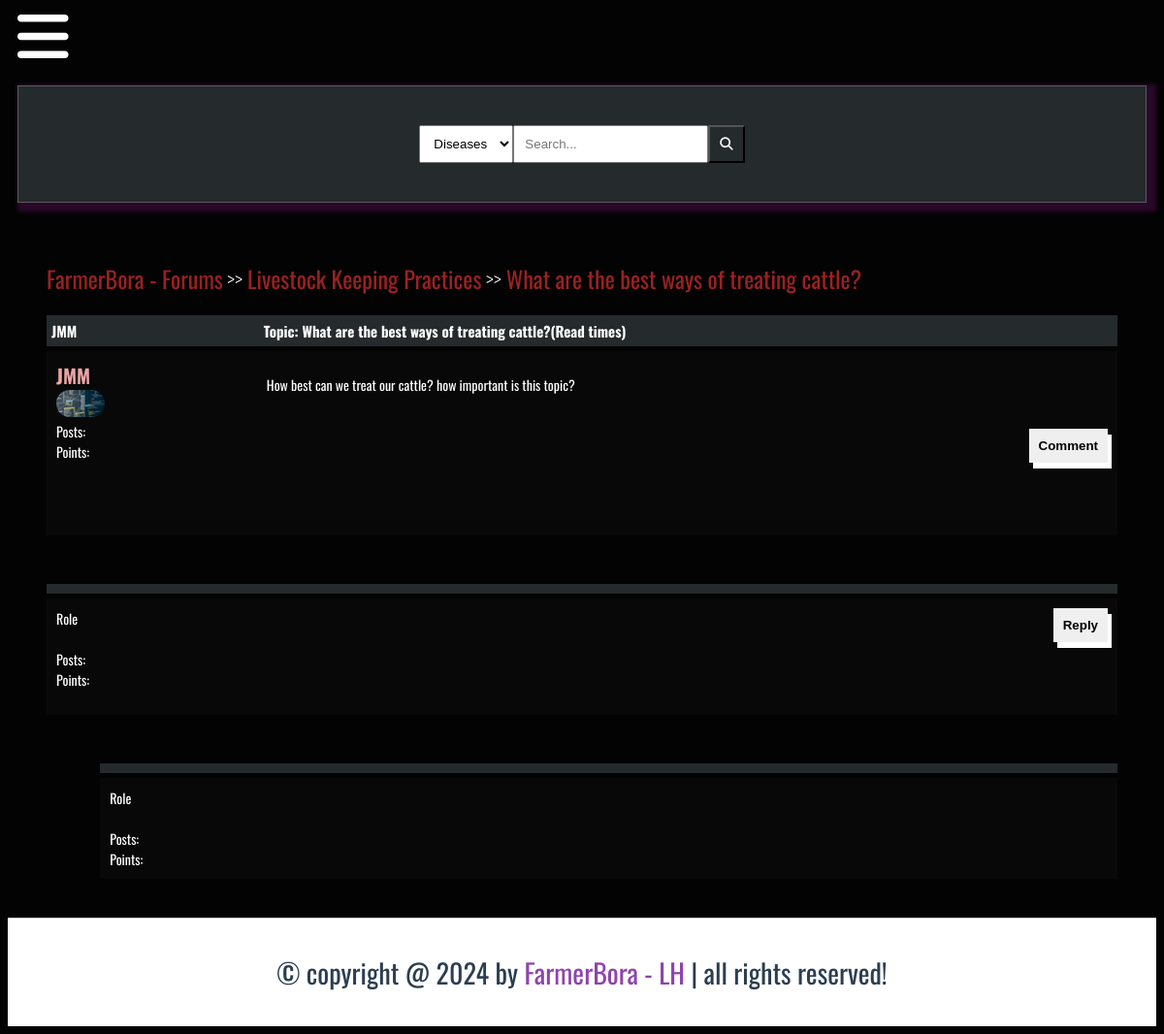
The app's page /details/what-are-the-best-ways-of-treating-cattle/ with its own data.
### FarmerBora_App/models.py (models this page shows, shortened)
class Post(models.Model):
    title = models.CharField(max_length=100)
    slug = models.SlugField(max_length=400, unique=True, blank=True)
    user = models.ForeignKey(Author, on_delete=models.CASCADE)
    content = HTMLField()
    categories = models.ManyToManyField(Category)
    date = models.DateTimeField(auto_now_add=True)
    approved = models.BooleanField(default=False)
    hit_count_generic = GenericRelation(
        HitCount,
        object_id_field="object_pk",
        related_query_name="hit_count_generic_relation",
    )
    tags = TaggableManager()
    comments = models.ManyToManyField(Comment, blank=True)
    def get_url(self):
        return reverse("details", kwargs={"slug": self.slug})

class Category(models.Model):
    title = models.CharField(max_length=100)
    slug = models.SlugField(max_length=400, unique=True, blank=True)
    description = models.TextField(default="description")
    class Meta:
        verbose_name_plural = "Categories"
    def get_url(self):
        return reverse("posts", kwargs={"slug": self.slug})

class Author(models.Model):
    user = models.ForeignKey(User, on_delete=models.CASCADE)
    fullname = models.CharField(max_length=100)
    slug = models.SlugField(max_length=400, unique=True, blank=True)
    bio = HTMLField()
    points = models.IntegerField(default=0)
    profile_pic = ResizedImageField(
        size=[50, 80],
        upload_to="authors",
        quality=100,
        default=None,
        null=True,
        blank=True,
    )

### FarmerBora_App/views.py (the view)
# urls.py: path("details/<slug>/", views.details, name="details"),
def details(request, slug):
    post = get_object_or_404(Post, slug=slug)
    context = {
        "post": post,
    }
    update_views(request, post)
    return render(request, "details.html", context)

### FarmerBora_App/utils.py (called while the page is built)
def update_views(request, object):
    context = {}
    hit_count = get_hitcount_model().objects.get_for_object(object)
    hits = hit_count.hits
    hitcontext = context["hitcount"] = {"pk": hit_count.pk}
    hit_count_response = HitCountMixin.hit_count(request, hit_count)
    if hit_count_response.hit_counted:
        hits = hits + 1
        hitcontext["hitcounted"] = hit_count_response.hit_counted
        hitcontext["hit_message"] = hit_count_response.hit_message
        hitcontext["total_hits"] = hits

### FarmerBora_App/templates/details.html (shortened to what this page needs)
{% extends 'baseforum.html' %}
{% load hitcount_tags %}
{% block content %}
{% load static %}
<div class="container">
    <div class="navigate">
        <span><a href="{% url 'forum' %}" class="subforum-link notranslate">FarmerBora - Forums</a> >> <a
                href="{{post.categories.all.0.get_url}}" class="subforum-link">{{post.categories.all.0.title}}</a> >> <a
                href="{{post.get_url}}" class="subforum-link">{{post.title}}</a></span>
    </div>
    <div class="topic-container">
        <div class="head">
            <div class="authors notranslate">{{post.user.fullname}}</div>
            <div class="content">Topic: {{post.title}}(Read {% get_hit_count for post %} times)</div>
        </div>
        <div class="body">
            <div class="authors">
                <div class="username notranslate"><a href="#" class="subforum-link">{{post.user.fullname}}</a></div>
                <img style="border-radius: 120px;" src="{{post.user.profile_pic.url}}" alt="">
                <div>Posts: <u>{{user.num_posts}}</u></div>
                <div>Points: <u>{{user.points}}</u></div>
            </div>
            <div class="content">
                {{post.content|safe}}
                <br>
                <div class="comment">
                    <button onclick="showComment()" class="button">Comment</button>
                </div>
            </div>
        </div>
    </div>
    <div class="comments-container">
        <div class="head">
        </div>
        <div class="body">
            <div class="authors">
                <div>Role</div>
                <div>Posts: <u>{{ comment.user.num_posts }}</u></div>
                <div>Points: <u>{{ comment.user.points }}</u></div>
            </div>
            <div class="content">
                <div class="comment">
                    <button onclick="showReply()" class="button">Reply</button>
                </div>
            </div>
        </div>
    </div>
    <div class="comments-container" style="width:95%; margin-left: 5%">
        <div class="head">
        </div>
        <div class="body">
            <div class="authors">
                <div>Role</div>
                <div>Posts: <u>{{ reply.user.num_posts }}</u></div>
                <div>Points: <u>{{ reply.user.points }}</u></div>
            </div>
            <div class="content">
            </div>
        </div>
    </div>
</div>
{% endblock %}

### FarmerBora_App/static/forum.css (style rules this page uses)
:root { --main-color:#8e44ad; --red:#e74c3c; --orange:#f39c12; --light-color:#888; --light-bg:#eee; --black:#2c3e50; --white:#fff; --border:.1rem solid rgba(0,0,0,.2); }
* { box-sizing: border-box; }
html { font-size: 14px; font-family: "Oswald", sans-serif; background-color: rgb(3, 3, 3); color: white; }
.container { margin: 20px; padding: 20px; }
.subforum-link { color: rgb(235, 165, 165); font-weight: bolder; text-decoration: none; }
.navigate { margin-block: 20px; font-size: 24px; font-weight: lighter; }
.navigate a { color: rgb(155, 33, 33); }
.head { display: flex; background-color: #252a2c; padding: 5px; font-weight: bold; font-size: 15px; }
.authors { flex: 20%; }
.content { flex: 80%; }
.body { display: flex; background-color: #080808; padding: 10px; margin-top: 5px; color: white; }
.body .authors .username { font-size: 20px; }
.body .authors img { max-width: 50px; max-height: 80px; }
.body .comment .button { border: none; padding: 10px; font-weight: bolder; box-shadow: 4px 6px white; cursor: pointer; float: right; }
.comment { width: 100%; min-height: 100px; }
.comments-container { margin-top: 50px; }

### records on screen
Post: categories.all.0 "Livestock Keeping Practices", title "What are the best ways of treating cattle?", user.fullname "JMM", user.profile_pic (picture), content "How best can we treat our cattle? how important is this topic?"
